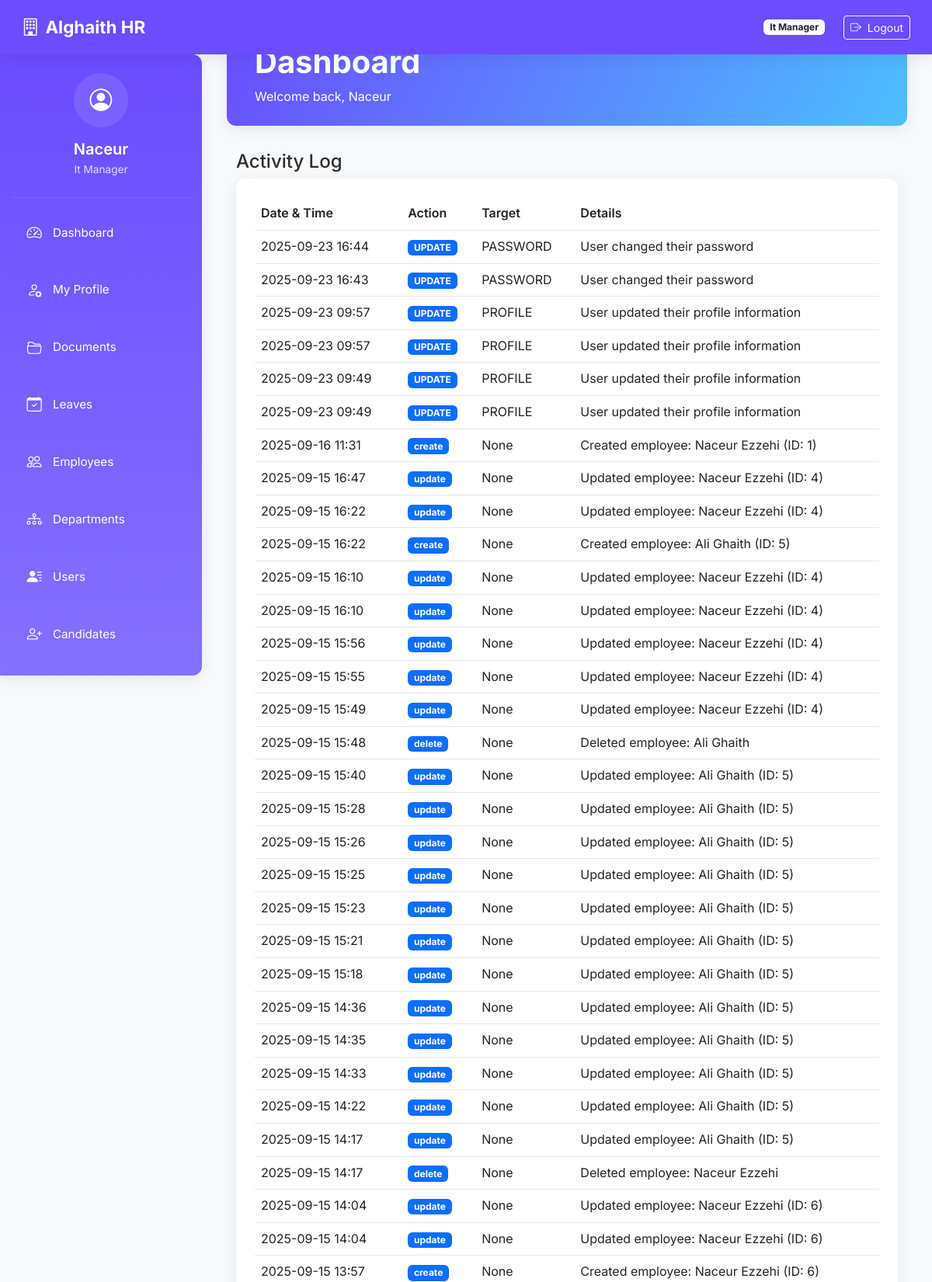
The app's page /profile/activity (signed in, upper part) with its own data.
### core/models.py (models this page shows, shortened)
class User(db.Model, UserMixin):
    __tablename__ = 'users'
    id = db.Column(db.Integer, primary_key=True)
    email = db.Column(db.String(120), unique=True, nullable=False, index=True)
    password_hash = db.Column(db.String(200), nullable=False)
    name = db.Column(db.String(100), nullable=False)
    role = db.Column(db.String(50), nullable=False)  # General Director, IT Manager, etc.
    avatar = db.Column(db.String(255), nullable=True)
    access_code = db.Column(db.String(20), unique=True, nullable=False)
    phone = db.Column(db.String(20), nullable=True)
    position = db.Column(db.String(100), nullable=True)
    created_at = db.Column(db.DateTime, default=datetime.utcnow)
    last_login = db.Column(db.DateTime)
    login_count = db.Column(db.Integer, default=0)
    is_active = db.Column(db.Boolean, default=True, nullable=False)
    documents = db.relationship('UserDocument', back_populates='user', cascade="all, delete-orphan")
    folders_created = db.relationship('Folder', back_populates='creator', cascade="all, delete-orphan")
    activities = db.relationship('ActivityLog', back_populates='user', cascade="all, delete-orphan")
    leave_requests = db.relationship('LeaveRequest', back_populates='requester', foreign_keys='LeaveRequest.user_id')
    approved_requests = db.relationship('LeaveRequest', back_populates='approver', foreign_keys='LeaveRequest.approver_id')
    @property
    def is_authenticated(self):
        return True

class ActivityLog(db.Model):
    __tablename__ = 'activity_log'
    id = db.Column(db.Integer, primary_key=True)
    user_id = db.Column(db.Integer, db.ForeignKey('users.id'))
    action = db.Column(db.String(100))
    target = db.Column(db.String(100))
    details = db.Column(db.Text, nullable=True)  # added to prevent keyword errors
    timestamp = db.Column(db.DateTime, default=datetime.utcnow)
    user = db.relationship('User', back_populates='activities')

### routes/profile_routes.py (the view)
@profile_bp.route('/activity')
@login_required
def activity_log():
    activities = ActivityLog.query.filter_by(user_id=current_user.id)\
                                .order_by(ActivityLog.timestamp.desc())\
                                .limit(50)\
                                .all()
    return render_template('profile/activity_log.html', activities=activities)

### app.py (called while the page is built)
@login_manager.user_loader
def load_user(user_id):
    from core.models import User
    return db.session.get(User, int(user_id))

@app.before_request
def make_session_permanent():
    session.permanent = True

### templates/profile/activity_log.html (shortened to what this page needs)
{% extends "dashboard/base_dashboard.html" %}
{% block dashboard_content %}
<div class="container-fluid">
    <div class="row">
        <div class="col-12">
            <div class="page-title-box">
                <h4 class="page-title">Activity Log</h4>
            </div>
        </div>
    </div>
    <div class="row">
        <div class="col-12">
            <div class="card">
                <div class="card-body">
                    <div class="table-responsive">
                        <table class="table table-centered table-nowrap table-hover">
                            <thead>
                                <tr>
                                    <th>Date & Time</th>
                                    <th>Action</th>
                                    <th>Target</th>
                                    <th>Details</th>
                                </tr>
                            </thead>
                            <tbody>
                                {% for activity in activities %}
                                <tr>
                                    <td>{{ activity.timestamp.strftime('%Y-%m-%d %H:%M') }}</td>
                                    <td><span class="badge bg-primary">{{ activity.action }}</span></td>
                                    <td>{{ activity.target }}</td>
                                    <td>{{ activity.details or '-' }}</td>
                                </tr>
                                {% else %}
                                <tr>
                                    <td colspan="4" class="text-center">No activity found</td>
                                </tr>
                                {% endfor %}
                            </tbody>
                        </table>
                    </div>
                </div>
            </div>
        </div>
    </div>
</div>
{% endblock %}

### templates/dashboard/base_dashboard.html (shortened to what this page needs)
<!DOCTYPE html>
<html lang="en">
<head>
    <link href="https://cdn.jsdelivr.net/npm/bootstrap@5.3.0/dist/css/bootstrap.min.css" rel="stylesheet">
    <link href="https://cdn.jsdelivr.net/npm/bootstrap-icons@1.10.5/font/bootstrap-icons.css" rel="stylesheet">
    <link rel="stylesheet" href="{{ url_for('static', filename='css/styles.css') }}">
</head>
<body>
<nav class="navbar navbar-expand-lg navbar-dark">
    <div class="container-fluid">
        <a class="navbar-brand" href="{{ url_for('dashboard.role_dashboard') }}">
            <i class="bi bi-building me-2"></i>Alghaith HR
        </a>
        <div class="d-flex align-items-center">
            <span class="badge bg-light text-dark me-3 d-none d-md-inline">{{ current_user.role|replace('_', ' ')|title }}</span>
            {% if current_user.is_authenticated %}
            <div class="desktop-logout">
                <form method="post" action="{{ url_for('auth.logout') }}" class="ms-2 d-inline">
                    <button type="submit" class="btn btn-sm btn-outline-light">
                        <i class="bi bi-box-arrow-right me-1"></i> Logout
                    </button>
                </form>
            </div>
            {% endif %}
        </div>
    </div>
</nav>
<div class="sidebar" id="sidebarMenu">
    <div class="sidebar-header">
        <div class="user-info">
            <div class="user-avatar">
                <i class="bi bi-person-circle"></i>
            </div>
            <h5 class="user-name">{{ current_user.name }}</h5>
            <div class="user-role">{{ current_user.role|replace('_', ' ')|title }}</div>
        </div>
    </div>
    <ul class="nav flex-column">
        <li class="nav-item">
            <a class="nav-link" href="{{ url_for('dashboard.role_dashboard') }}">
                <i class="bi bi-speedometer2"></i> <span class="link-text">Dashboard</span>
            </a>
        </li>
        <li class="nav-item">
            <a class="nav-link" href="{{ url_for('profile.my_profile') }}">
                <i class="bi bi-person-gear"></i> <span class="link-text">My Profile</span>
            </a>
        </li>
        <li class="nav-item">
            <a class="nav-link" href="{{ url_for('docs.list_documents') }}">
                <i class="bi bi-folder2-open"></i> <span class="link-text">Documents</span>
            </a>
        </li>
        <li class="nav-item">
            <a class="nav-link" href="{{ url_for('leave.leaves_dashboard') }}">
                <i class="bi bi-calendar-check"></i> <span class="link-text">Leaves</span>
            </a>
        </li>
        <li class="nav-item">
            <a class="nav-link" href="{{ url_for('dashboard.employee_summary') }}">
                <i class="bi bi-people"></i> <span class="link-text">Employees</span>
            </a>
        </li>
        <li class="nav-item">
            <a class="nav-link" href="{{ url_for('department.department_summary') }}">
                <i class="bi bi-diagram-3"></i> <span class="link-text">Departments</span>
            </a>
        </li>
        <li class="nav-item">
            <a class="nav-link" href="{{ url_for('dashboard.user_management') }}">
                <i class="bi bi-person-lines-fill"></i> <span class="link-text">Users</span>
            </a>
        </li>
        <li class="nav-item">
            <a class="nav-link" href="{{ url_for('candidates.list_candidates') }}">
                <i class="bi bi-person-plus"></i> <span class="link-text">Candidates</span>
            </a>
        </li>
    </ul>
</div>
<div class="main-content">
    <div class="dashboard-header">
        <div class="container-fluid">
            <h1 class="dashboard-title">{% block dashboard_title %}Dashboard{% endblock %}</h1>
            <p class="mb-0">Welcome back, {{ current_user.name }}</p>
        </div>
    </div>
    {% block dashboard_content %}{% endblock %}
</div>
</body>
</html>

### static/css/styles.css (style rules this page uses)
:root { --brand-primary: #6b4cff; --brand-secondary: #2ad29b; --brand-accent: #4cbfff; --background: #ffffff; --card-bg: #f5f7fb; --text-main: #2e2e2e; --text-muted: #8a94a6; --success: #2ecc71; --warning: #f1c40f; --danger: #e74c3c; --shadow-soft: 0 10px 30px rgba(0,0,0,0.08); --radius-lg: 1rem; --sidebar-width: 220px; }
body { background-color: var(--background); color: var(--text-main); font-family: "Inter", sans-serif; line-height: 1.6; }
.navbar { box-shadow: var(--shadow-soft); }
.sidebar { min-height: 100vh; width: var(--sidebar-width); background: linear-gradient(180deg, var(--brand-primary), var(--brand-accent)); color: white; border-radius: 0 var(--radius-lg) var(--radius-lg) 0; padding: 1rem; }
.sidebar .nav-link { color: white; margin-bottom: 0.5rem; border-radius: var(--radius-lg); padding: 0.5rem 1rem; transition: all 0.2s ease-in-out; display: flex; align-items: center; gap: 0.5rem; }
.card, .dashboard-link-card { background: var(--card-bg); border-radius: var(--radius-lg); box-shadow: var(--shadow-soft); transition: transform 0.2s; }
table { background: var(--card-bg); border-radius: var(--radius-lg); box-shadow: var(--shadow-soft); }
table th, table td { vertical-align: middle; }
.table-responsive { border-radius: var(--radius-lg); overflow: hidden; }
.main-content { padding: 2rem; }

### records on screen
User: role "It Manager", name "Naceur"
ActivityLog: timestamp "2025-09-23 16:44", action "UPDATE", target "PASSWORD", details "User changed their password"
ActivityLog: timestamp "2025-09-23 16:43", action "UPDATE", target "PASSWORD", details "User changed their password"
ActivityLog: timestamp "2025-09-23 09:57", action "UPDATE", target "PROFILE", details "User updated their profile information"
ActivityLog: timestamp "2025-09-23 09:57", action "UPDATE", target "PROFILE", details "User updated their profile information"
ActivityLog: timestamp "2025-09-23 09:49", action "UPDATE", target "PROFILE", details "User updated their profile information"
ActivityLog: timestamp "2025-09-23 09:49", action "UPDATE", target "PROFILE", details "User updated their profile information"
ActivityLog: timestamp "2025-09-16 11:31", action "create", target "None", details "Created employee: Naceur Ezzehi (ID: 1)"
ActivityLog: timestamp "2025-09-15 16:47", action "update", target "None", details "Updated employee: Naceur Ezzehi (ID: 4)"
ActivityLog: timestamp "2025-09-15 16:22", action "update", target "None", details "Updated employee: Naceur Ezzehi (ID: 4)"
ActivityLog: timestamp "2025-09-15 16:22", action "create", target "None", details "Created employee: Ali Ghaith (ID: 5)"
ActivityLog: timestamp "2025-09-15 16:10", action "update", target "None", details "Updated employee: Naceur Ezzehi (ID: 4)"
ActivityLog: timestamp "2025-09-15 16:10", action "update", target "None", details "Updated employee: Naceur Ezzehi (ID: 4)"
ActivityLog: timestamp "2025-09-15 15:56", action "update", target "None", details "Updated employee: Naceur Ezzehi (ID: 4)"
ActivityLog: timestamp "2025-09-15 15:55", action "update", target "None", details "Updated employee: Naceur Ezzehi (ID: 4)"
ActivityLog: timestamp "2025-09-15 15:49", action "update", target "None", details "Updated employee: Naceur Ezzehi (ID: 4)"
ActivityLog: timestamp "2025-09-15 15:48", action "delete", target "None", details "Deleted employee: Ali Ghaith"
ActivityLog: timestamp "2025-09-15 15:40", action "update", target "None", details "Updated employee: Ali Ghaith (ID: 5)"
ActivityLog: timestamp "2025-09-15 15:28", action "update", target "None", details "Updated employee: Ali Ghaith (ID: 5)"
ActivityLog: timestamp "2025-09-15 15:26", action "update", target "None", details "Updated employee: Ali Ghaith (ID: 5)"
ActivityLog: timestamp "2025-09-15 15:25", action "update", target "None", details "Updated employee: Ali Ghaith (ID: 5)"
ActivityLog: timestamp "2025-09-15 15:23", action "update", target "None", details "Updated employee: Ali Ghaith (ID: 5)"
ActivityLog: timestamp "2025-09-15 15:21", action "update", target "None", details "Updated employee: Ali Ghaith (ID: 5)"
ActivityLog: timestamp "2025-09-15 15:18", action "update", target "None", details "Updated employee: Ali Ghaith (ID: 5)"
ActivityLog: timestamp "2025-09-15 14:36", action "update", target "None", details "Updated employee: Ali Ghaith (ID: 5)"
ActivityLog: timestamp "2025-09-15 14:35", action "update", target "None", details "Updated employee: Ali Ghaith (ID: 5)"
ActivityLog: timestamp "2025-09-15 14:33", action "update", target "None", details "Updated employee: Ali Ghaith (ID: 5)"
ActivityLog: timestamp "2025-09-15 14:22", action "update", target "None", details "Updated employee: Ali Ghaith (ID: 5)"
ActivityLog: timestamp "2025-09-15 14:17", action "update", target "None", details "Updated employee: Ali Ghaith (ID: 5)"
ActivityLog: timestamp "2025-09-15 14:17", action "delete", target "None", details "Deleted employee: Naceur Ezzehi"
ActivityLog: timestamp "2025-09-15 14:04", action "update", target "None", details "Updated employee: Naceur Ezzehi (ID: 6)"
ActivityLog: timestamp "2025-09-15 14:04", action "update", target "None", details "Updated employee: Naceur Ezzehi (ID: 6)"
ActivityLog: timestamp "2025-09-15 13:57", action "create", target "None", details "Created employee: Naceur Ezzehi (ID: 6)"
